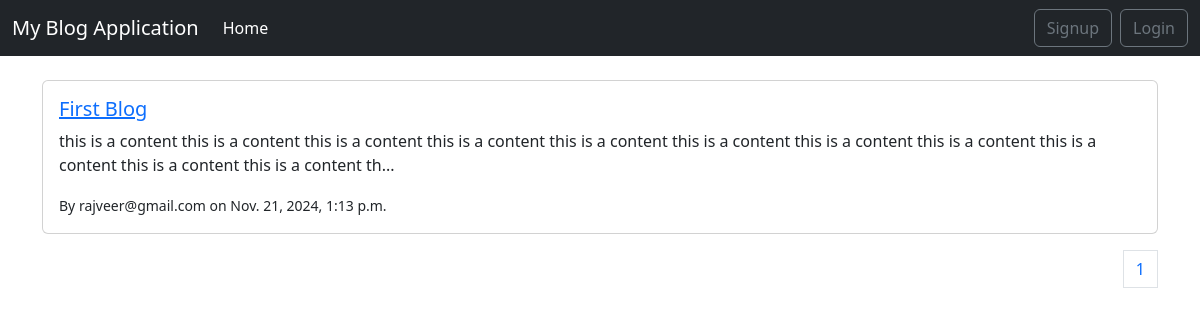
The app's page /, older data.
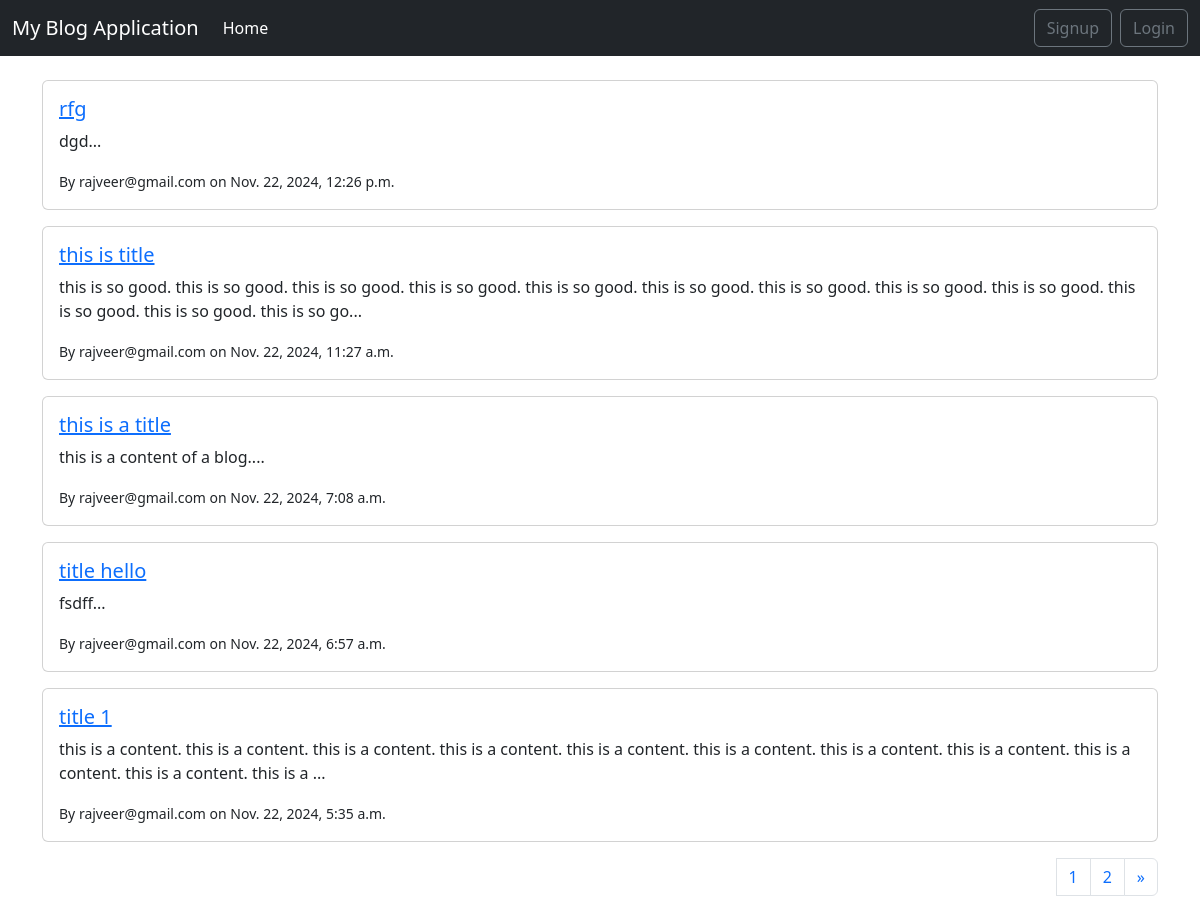
The same page, newer data.
### blog/models.py (models this page shows, shortened)
class Blog(models.Model):
    title = models.CharField(max_length=255)
    tags = models.ManyToManyField(Tag, related_name='blogs')
    content = models.TextField()
    author = models.ForeignKey(settings.AUTH_USER_MODEL, on_delete=models.CASCADE)
    created_at = models.DateTimeField(auto_now_add=True)

class CustomUser(AbstractBaseUser, PermissionsMixin):
    email = models.EmailField(unique=True, primary_key=True)
    name = models.CharField(max_length=255)
    is_active = models.BooleanField(default=False)  # User is not active until email is verified
    is_staff = models.BooleanField(default=False)
    email_verified = models.BooleanField(default=False)
    verification_token = models.UUIDField(default=uuid.uuid4, editable=False)
    objects = CustomUserManager()
    USERNAME_FIELD = 'email'
    REQUIRED_FIELDS = ['name']
    def __str__(self):
        return self.email

### blog/views.py (the view)
# urls.py: path('', views.home, name='home'),
def home(request):
    blogs = Blog.objects.all().order_by('-created_at')
    paginator = Paginator(blogs, 5)
    page_number = request.GET.get('page')
    page_obj = paginator.get_page(page_number)
    return render(request, 'blog/home.html', {'page_obj': page_obj})

### blog/templates/blog/home.html (shortened to what this page needs)
{% extends 'base.html' %}
{% block content %}
<div>
    {% for blog in page_obj %}
        <div class="card mb-3">
            <div class="card-body">
                <h5 class="card-title">
                    <a href="{% url 'blog_details' blog.id %}">  {{ blog.title }} </a>
                    </h5>
                <p class="card-text">{{ blog.content|slice:":200" }}...</p>
                <small>By {{ blog.author }} on {{ blog.created_at }}</small>
            </div>
        </div>
    {% endfor %}
</div>
<nav aria-label="Page navigation example">
    <ul class="pagination justify-content-end">
      {% for i in page_obj.paginator.page_range %}
        <li class="page-item"><a class="page-link" href="?page={{ i }}">{{ i }}</a></li>
        {% endfor %}
      <li class="page-item">
        {% if page_obj.has_next %}
        <a class="page-link" href="?page={{ page_obj.next_page_number }}" aria-label="Next">
          <span aria-hidden="true">&raquo;</span>
        </a>
        {% endif %}
      </li>
    </ul>
  </nav>
{% endblock %}

### blog/templates/base.html (shortened to what this page needs)
<!DOCTYPE html>
<html>
<head>
    <link rel="stylesheet" href="https://cdn.jsdelivr.net/npm/bootstrap@5.3.0/dist/css/bootstrap.min.css">
</head>
<body>
    <nav class="navbar navbar-expand-lg navbar-dark bg-dark">
        <div class="container-fluid">
          <a class="navbar-brand" href="/">My Blog Application</a>
          <div class="collapse navbar-collapse" id="navbarSupportedContent">
            <ul class="navbar-nav me-auto mb-2 mb-lg-0">
              <li class="nav-item">
                <a class="nav-link active" aria-current="page" href="/">Home</a>
              </li>
            </ul>
            <ul class="navbar-nav ">
                {% if user.is_authenticated %}
                <form class="d-flex" role="search" method="post" action="/tag/search/">
                    {% csrf_token %}
                  <input class="form-control me-2" type="search" placeholder="Search with tag or title" aria-label="Search" name="query">
                  <button class="btn btn-outline-success me-2" type="submit">Search</button>
                </form>
                <li class="nav-item"><a class="btn btn-danger " href="{% url 'logout' %}">Logout</a></li>
                  {% else %}
                <li class="nav-item"><a class="btn btn-outline-secondary me-2" href="{% url 'signup' %}">Signup</a></li>
                <li class="nav-item"><a class="btn btn-outline-secondary" href="{% url 'login' %}">Login</a></li>
                  {% endif %}
              </ul>
          </div>
        </div>
      </nav>
    <div class="container mt-4">
        {% block content %}{% endblock %}
    </div>
</body>
</html>

Row changes from the older to the newer data that the page shows:
no longer on this page (row unchanged): Blog: title "First Blog", content "this is a content this is a content this is a content this is a content this is a content this is a content this is a content this is a content this is a content this is a content this is a content th", author "rajveer@gmail.com", created_at "Nov. 21, 2024, 1:13 p.m."
added Blog: title "rfg", content "dgd", author "rajveer@gmail.com", created_at "Nov. 22, 2024, 12:26 p.m."
added Blog: title "this is title", content "this is so good. this is so good. this is so good. this is so good. this is so good. this is so good. this is so good. this is so good. this is so good. this is so good. this is so good. this is so go", author "rajveer@gmail.com", created_at "Nov. 22, 2024, 11:27 a.m."
added Blog: title "this is a title", content "this is a content of a blog.", author "rajveer@gmail.com", created_at "Nov. 22, 2024, 7:08 a.m."
added Blog: title "title hello", content "fsdff", author "rajveer@gmail.com", created_at "Nov. 22, 2024, 6:57 a.m."
added Blog: title "title 1", content "this is a content. this is a content. this is a content. this is a content. this is a content. this is a content. this is a content. this is a content. this is a content. this is a content. this is a", author "rajveer@gmail.com", created_at "Nov. 22, 2024, 5:35 a.m."
Text that changed along with them:
new list line: "2"
